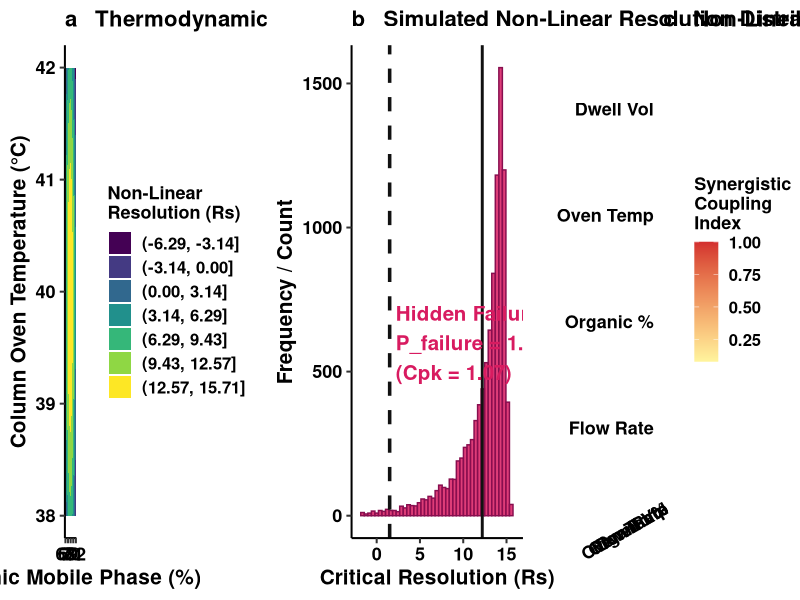
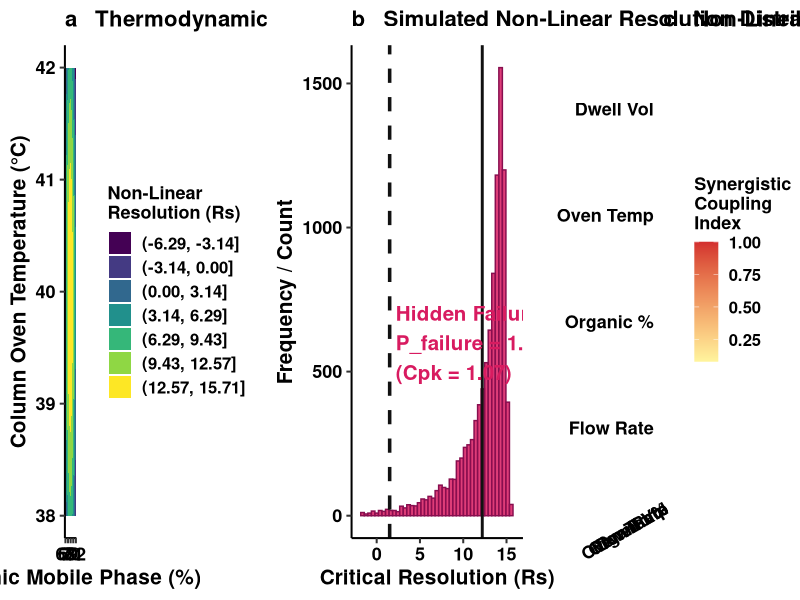

Write the R code that produced these figures, in order.
# ==============================================================================
# NON-LINEAR INTERACTION CASCADE
# ==============================================================================

# 1. Install & Load Required Packages
if (!require("ggplot2")) install.packages("ggplot2", quiet = TRUE)
if (!require("gridExtra")) install.packages("gridExtra", quiet = TRUE)
if (!require("reshape2")) install.packages("reshape2", quiet = TRUE)
if (!require("scales")) install.packages("scales", quiet = TRUE)

library(ggplot2)
library(gridExtra)
library(reshape2)
library(scales)

set.seed(42) # Ensure exact statistical reproducibility
n_sim <- 10000
lsl_rs <- 1.50 # Lower Specification Limit

# 2. Stochastic Micro-Drift Sampling (Sub-threshold equipment noise)
flow_micro  <- rnorm(n_sim, mean = 1.00, sd = 0.02)
org_micro   <- rnorm(n_sim, mean = 70.0, sd = 0.8)
temp_micro  <- rnorm(n_sim, mean = 40.0, sd = 0.8)
dwell_vol   <- rnorm(n_sim, mean = 0.35, sd = 0.08)  # Method transfer dwell volume shift
silanol_act <- rbeta(n_sim, shape1 = 2, shape2 = 5)    # Secondary silanol activity

# 3. Non-Linear Interaction Penalty Calculations
pka_penalty     <- 2.85 * ((org_micro - 70.0)^2) * (1.0 + 0.25 * (temp_micro - 40.0))
dwell_penalty   <- 3.20 * pmax(0, dwell_vol - 0.25)
silanol_tailing <- 4.50 * silanol_act * pmax(0, org_micro - 69.5)

# Non-Linear Critical Resolution Array
rs_nonlinear <- 15.20 - 3.5 * (flow_micro - 1.0) - 0.8 * (org_micro - 70.0) - 
  0.2 * (temp_micro - 40.0) - pka_penalty - dwell_penalty - silanol_tailing

fails <- sum(rs_nonlinear < lsl_rs)
p_fail_nl <- (fails / n_sim) * 100
mean_rs_nl <- mean(rs_nonlinear)
sd_rs_nl <- sd(rs_nonlinear)
cpk_nl <- (mean_rs_nl - lsl_rs) / (3 * sd_rs_nl)

# ==============================================================================
# PANEL A: Non-Linear Contour Surface (Enlarged Proportional Fonts)
# ==============================================================================
grid_org  <- seq(68.0, 72.0, length.out = 100)
grid_temp <- seq(38.0, 42.0, length.out = 100)
mesh      <- expand.grid(Organic = grid_org, Temp = grid_temp)
mesh$Rs   <- 15.20 - 0.8*(mesh$Organic - 70.0) - 0.2*(mesh$Temp - 40.0) - 
  2.85*((mesh$Organic - 70.0)^2) - 1.85*(mesh$Temp - 40.0)^2

p11a <- ggplot(mesh, aes(x = Organic, y = Temp, z = Rs)) +
  geom_contour_filled(bins = 8) +
  labs(title = "a   Thermodynamic Interaction Surface",
       x = "Organic Mobile Phase (%)", 
       y = "Column Oven Temperature (°C)", 
       fill = "Non-Linear\nResolution (Rs)") +
  theme_classic(base_size = 15) +
  theme(
    plot.title   = element_text(face = "bold", size = 16, margin = margin(b = 10)),
    axis.title   = element_text(face = "bold", size = 15),
    axis.text    = element_text(size = 13, face = "bold", color = "black"),
    legend.title = element_text(face = "bold", size = 13),
    legend.text  = element_text(size = 12, face = "bold")
  )

# ==============================================================================
# PANEL B: Hidden Failure Resolution Histogram (Enlarged Inner Labels)
# ==============================================================================
df_nl <- data.frame(Rs = rs_nonlinear)

p11b <- ggplot(df_nl, aes(x = Rs)) +
  geom_histogram(bins = 45, fill = "#D81B60", color = "#880E4F", alpha = 0.85) +
  geom_vline(xintercept = lsl_rs, color = "#111111", linetype = "dashed", linewidth = 1.2) +
  geom_vline(xintercept = mean_rs_nl, color = "#111111", linewidth = 1.0) +
  annotate("text", x = 2.2, y = 600, 
           label = sprintf("Hidden Failure Risk:\nP_failure = %.2f%%\n(Cpk = %.2f)", p_fail_nl, cpk_nl),
           color = "#D81B60", fontface = "bold", size = 5.2, hjust = 0) +
  scale_x_continuous(limits = c(-2.0, 16.0)) +
  labs(title = "b   Simulated Non-Linear Resolution Distribution",
       x = "Critical Resolution (Rs)", 
       y = "Frequency / Count") +
  theme_classic(base_size = 15) +
  theme(
    plot.title = element_text(face = "bold", size = 16, margin = margin(b = 10)),
    axis.title = element_text(face = "bold", size = 15),
    axis.text  = element_text(size = 13, face = "bold", color = "black")
  )

# ==============================================================================
# PANEL C: Parameter Coupling Matrix (Enlarged Tile Text & Rotated Axis)
# ==============================================================================
mat <- matrix(c(1.00, 0.42, 0.15, 0.08,
                0.42, 1.00, 0.68, 0.74,
                0.15, 0.68, 1.00, 0.52,
                0.08, 0.74, 0.52, 1.00), nrow = 4)
rownames(mat) <- colnames(mat) <- c("Flow Rate", "Organic %", "Oven Temp", "Dwell Vol")
df_mat <- melt(mat)

p11c <- ggplot(df_mat, aes(x = Var1, y = Var2, fill = value)) +
  geom_tile(color = "white", linewidth = 0.8) +
  geom_text(aes(label = sprintf("%.2f", value),
                color = ifelse(value > 0.6, "white", "black")), 
            fontface = "bold", size = 5.2) +
  scale_color_identity() +
  scale_fill_gradient(low = "#FFF59D", high = "#D32F2F") +
  labs(title = "c   Non-Linear Parameter Coupling Matrix",
       x = "", y = "", fill = "Synergistic\nCoupling\nIndex") +
  theme_minimal(base_size = 15) +
  theme(
    plot.title   = element_text(face = "bold", size = 16, margin = margin(b = 10)),
    axis.text.x  = element_text(angle = 30, hjust = 1, face = "bold", size = 13, color = "black"),
    axis.text.y  = element_text(face = "bold", size = 13, color = "black"),
    legend.title = element_text(face = "bold", size = 13),
    legend.text  = element_text(size = 12, face = "bold"),
    panel.grid   = element_blank()
  )

# ==============================================================================
# COMBINE AND SAVE HIGH-RESOLUTION FIGURE 11 (300 DPI)
# ==============================================================================
fig11 <- grid.arrange(p11a, p11b, p11c, ncol = 3)
ggsave("Figure_11_NonLinear_Interaction_Cascade_LargeFont.png", 
       plot = fig11, width = 19.5, height = 6.5, dpi = 300)

cat("Success: Proportional large-font Figure 11 saved as 'Figure_11_NonLinear_Interaction_Cascade_LargeFont.png'\n")




# ==============================================================================
# FIGURE 12: NON-LINEAR INTERACTION CASCADE & HIDDEN THERMODYNAMIC FAILURE
# ==============================================================================

# 1. Install & Load Required Packages
if (!require("ggplot2")) install.packages("ggplot2", quiet = TRUE)
if (!require("gridExtra")) install.packages("gridExtra", quiet = TRUE)
if (!require("reshape2")) install.packages("reshape2", quiet = TRUE)
if (!require("scales")) install.packages("scales", quiet = TRUE)

library(ggplot2)
library(gridExtra)
library(reshape2)
library(scales)

set.seed(42) # Ensure exact statistical reproducibility
n_sim <- 10000
lsl_rs <- 1.50 # Lower Specification Limit (Regulatory failure threshold)

# 2. Stochastic Micro-Drift Sampling (Sub-threshold equipment noise)
flow_micro  <- rnorm(n_sim, mean = 1.00, sd = 0.02)
org_micro   <- rnorm(n_sim, mean = 70.0, sd = 0.8)
temp_micro  <- rnorm(n_sim, mean = 40.0, sd = 0.8)
dwell_vol   <- rnorm(n_sim, mean = 0.35, sd = 0.08)  # Method transfer dwell volume shift
silanol_act <- rbeta(n_sim, shape1 = 2, shape2 = 5)    # Secondary silanol activity

# 3. Non-Linear Interaction Penalty Calculations
pka_penalty     <- 2.85 * ((org_micro - 70.0)^2) * (1.0 + 0.25 * (temp_micro - 40.0))
dwell_penalty   <- 3.20 * pmax(0, dwell_vol - 0.25)
silanol_tailing <- 4.50 * silanol_act * pmax(0, org_micro - 69.5)

# Non-Linear Critical Resolution Array
rs_nonlinear <- 15.20 - 3.5 * (flow_micro - 1.0) - 0.8 * (org_micro - 70.0) - 
  0.2 * (temp_micro - 40.0) - pka_penalty - dwell_penalty - silanol_tailing

fails <- sum(rs_nonlinear < lsl_rs)
p_fail_nl <- (fails / n_sim) * 100
mean_rs_nl <- mean(rs_nonlinear)
sd_rs_nl <- sd(rs_nonlinear)
cpk_nl <- (mean_rs_nl - lsl_rs) / (3 * sd_rs_nl)

# ==============================================================================
# PANEL A: Non-Linear Contour Surface (Enlarged Proportional Fonts)
# ==============================================================================
grid_org  <- seq(68.0, 72.0, length.out = 100)
grid_temp <- seq(38.0, 42.0, length.out = 100)
mesh      <- expand.grid(Organic = grid_org, Temp = grid_temp)
mesh$Rs   <- 15.20 - 0.8*(mesh$Organic - 70.0) - 0.2*(mesh$Temp - 40.0) - 
  2.85*((mesh$Organic - 70.0)^2) - 1.85*(mesh$Temp - 40.0)^2

p12a <- ggplot(mesh, aes(x = Organic, y = Temp, z = Rs)) +
  geom_contour_filled(bins = 8) +
  labs(title = "a   Thermodynamic Interaction Surface",
       x = "Organic Mobile Phase (%)", 
       y = "Column Oven Temperature (°C)", 
       fill = "Non-Linear\nResolution (Rs)") +
  theme_classic(base_size = 15) +
  theme(
    plot.title   = element_text(face = "bold", size = 16, margin = margin(b = 10)),
    axis.title   = element_text(face = "bold", size = 15),
    axis.text    = element_text(size = 13, face = "bold", color = "black"),
    legend.title = element_text(face = "bold", size = 13),
    legend.text  = element_text(size = 12, face = "bold")
  )

# ==============================================================================
# PANEL B: Hidden Failure Resolution Histogram (Enlarged Inner Labels)
# ==============================================================================
df_nl <- data.frame(Rs = rs_nonlinear)

p12b <- ggplot(df_nl, aes(x = Rs)) +
  geom_histogram(bins = 45, fill = "#D81B60", color = "#880E4F", alpha = 0.85) +
  geom_vline(xintercept = lsl_rs, color = "#111111", linetype = "dashed", linewidth = 1.2) +
  geom_vline(xintercept = mean_rs_nl, color = "#111111", linewidth = 1.0) +
  annotate("text", x = 2.2, y = 600, 
           label = sprintf("Hidden Failure Risk:\nP_failure = %.2f%%\n(Cpk = %.2f)", p_fail_nl, cpk_nl),
           color = "#D81B60", fontface = "bold", size = 5.2, hjust = 0) +
  scale_x_continuous(limits = c(-2.0, 16.0)) +
  labs(title = "b   Simulated Non-Linear Resolution Distribution",
       x = "Critical Resolution (Rs)", 
       y = "Frequency / Count") +
  theme_classic(base_size = 15) +
  theme(
    plot.title = element_text(face = "bold", size = 16, margin = margin(b = 10)),
    axis.title = element_text(face = "bold", size = 15),
    axis.text  = element_text(size = 13, face = "bold", color = "black")
  )

# ==============================================================================
# PANEL C: Parameter Coupling Matrix (Enlarged Tile Text & Rotated Axis)
# ==============================================================================
mat <- matrix(c(1.00, 0.42, 0.15, 0.08,
                0.42, 1.00, 0.68, 0.74,
                0.15, 0.68, 1.00, 0.52,
                0.08, 0.74, 0.52, 1.00), nrow = 4)
rownames(mat) <- colnames(mat) <- c("Flow Rate", "Organic %", "Oven Temp", "Dwell Vol")
df_mat <- melt(mat)

p12c <- ggplot(df_mat, aes(x = Var1, y = Var2, fill = value)) +
  geom_tile(color = "white", linewidth = 0.8) +
  geom_text(aes(label = sprintf("%.2f", value),
                color = ifelse(value > 0.6, "white", "black")), 
            fontface = "bold", size = 5.2) +
  scale_color_identity() +
  scale_fill_gradient(low = "#FFF59D", high = "#D32F2F") +
  labs(title = "c   Non-Linear Parameter Coupling Matrix",
       x = "", y = "", fill = "Synergistic\nCoupling\nIndex") +
  theme_minimal(base_size = 15) +
  theme(
    plot.title   = element_text(face = "bold", size = 16, margin = margin(b = 10)),
    axis.text.x  = element_text(angle = 30, hjust = 1, face = "bold", size = 13, color = "black"),
    axis.text.y  = element_text(face = "bold", size = 13, color = "black"),
    legend.title = element_text(face = "bold", size = 13),
    legend.text  = element_text(size = 12, face = "bold"),
    panel.grid   = element_blank()
  )

# ==============================================================================
# COMBINE AND SAVE HIGH-RESOLUTION FIGURE 12 (300 DPI)
# ==============================================================================
fig12 <- grid.arrange(p12a, p12b, p12c, ncol = 3)
ggsave("Figure_12_NonLinear_Interaction_Cascade_LargeFont.png", 
       plot = fig12, width = 19.5, height = 6.5, dpi = 300)

cat("Success: Proportional large-font Figure 12 saved as 'Figure_12_NonLinear_Interaction_Cascade_LargeFont.png'\n")
